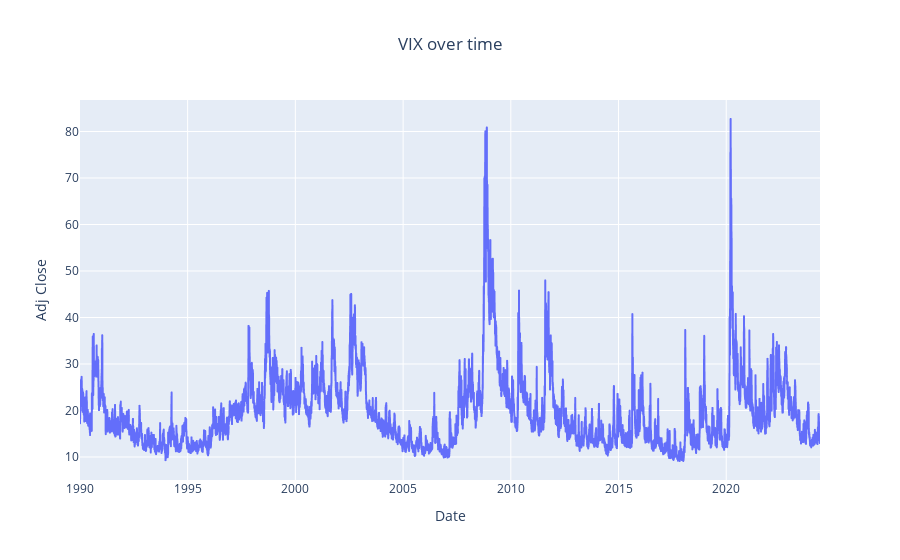

Notebook code cell kept with this figure:
### Code cell
# Dynamic visualisation of VIX prices
fig = px.line(vix,
              x=vix.index,
              y="Adj Close",
              title='VIX over time')
fig.update_layout(title_x=0.5)  # This will center the title horizontally

fig.show()

### Figure 1 — Plotly figure (JSON) as saved in the notebook; plotly's stock layout.template omitted (floating-point values rounded to 4 significant figures; data arrays with more than 128 entries replaced by an {"elided": "..."} marker saying what was removed)
{"data": [{"hovertemplate": "Date=%{x}<br>Adj Close=%{y}<extra></extra>", "legendgroup": "", "line": {"color": "#636efa", "dash": "solid"}, "marker": {"symbol": "circle"}, "mode": "lines", "name": "", "showlegend": false, "type": "scattergl", "x": {"elided": "8655 str values"}, "xaxis": "x", "y": {"elided": "8655 float values"}, "yaxis": "y"}], "layout": {"legend": {"tracegroupgap": 0}, "title": {"text": "VIX over time", "x": 0.5}, "xaxis": {"anchor": "y", "domain": [0, 1], "title": {"text": "Date"}}, "yaxis": {"anchor": "x", "domain": [0, 1], "title": {"text": "Adj Close"}}}}
